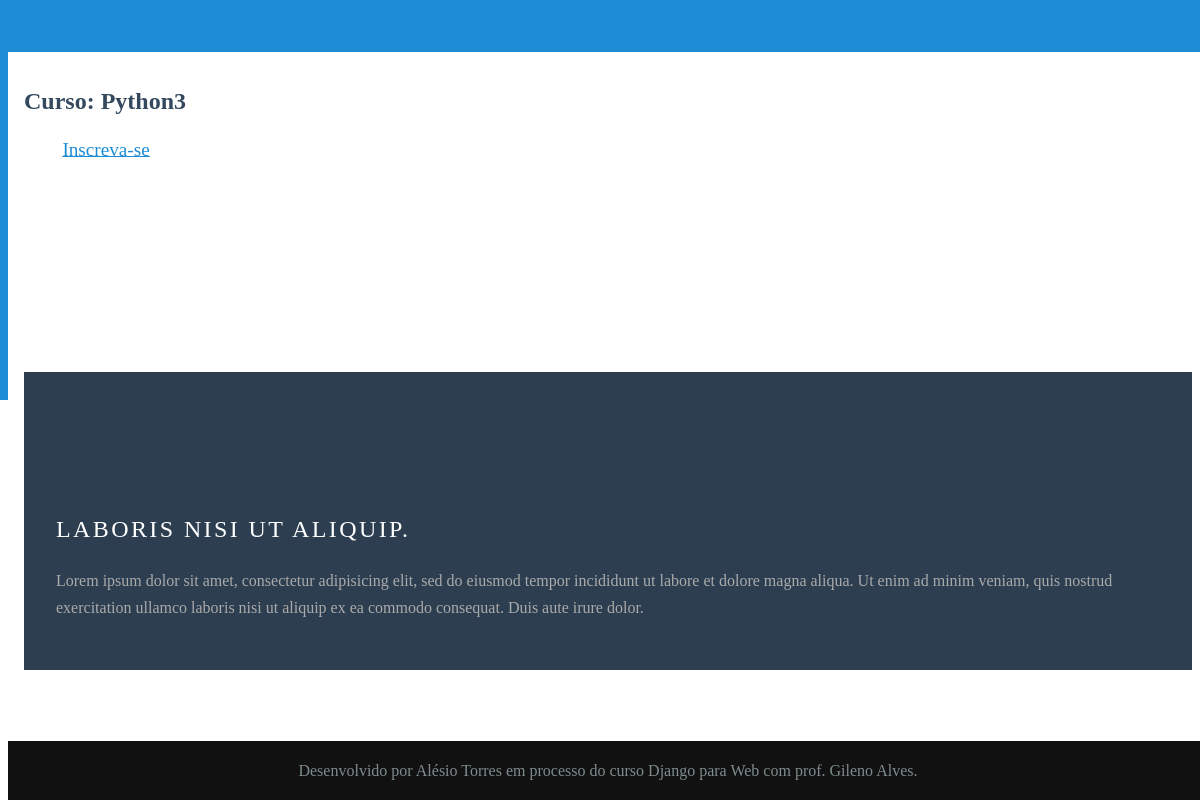
Before: /detail/python3 with the older database file.
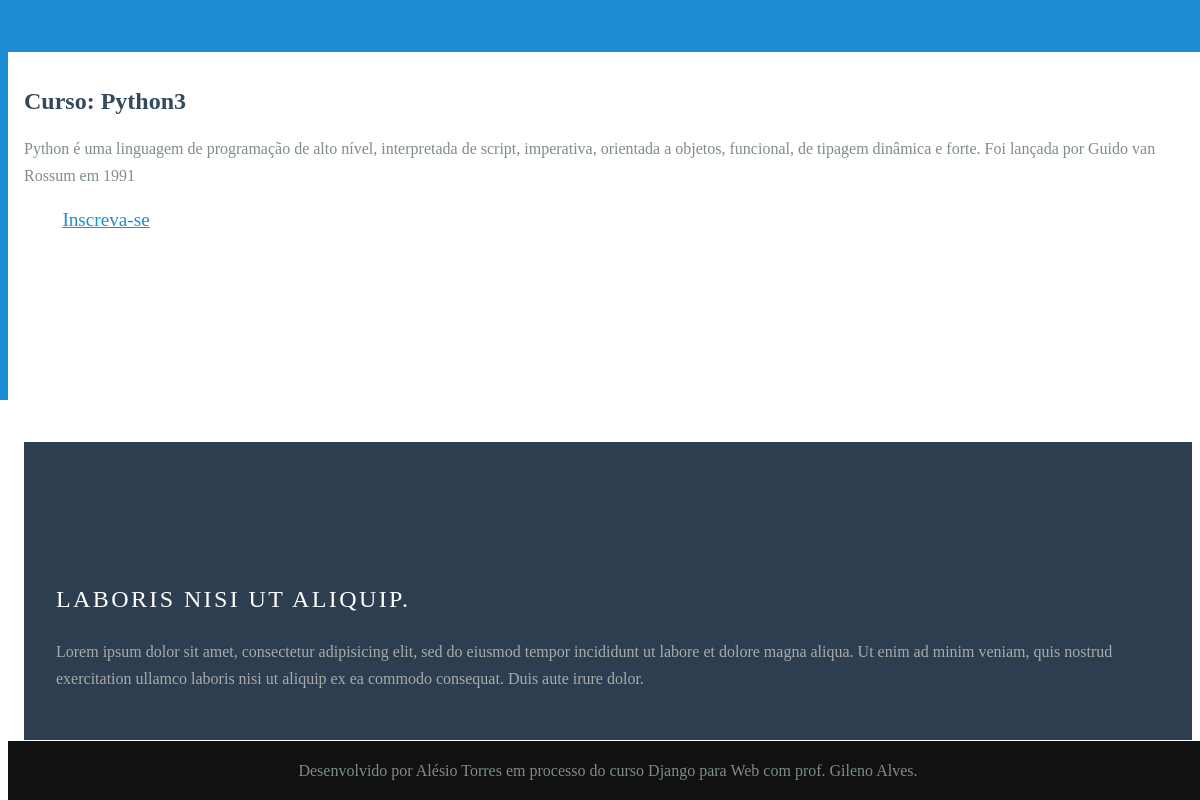
After: the same page with the newer database file.
### curso/models.py (models this page shows, shortened)
class Course(models.Model):
    name = models.CharField('Curso', max_length=100)
    slug = models.SlugField('Atalho')
    description = models.TextField('Descrição', blank=True)
    start_date = models.DateField('Data Início', null=True, blank=True)
    created_date = models.DateTimeField('Criado', default=timezone.now)
    updated_date = models.DateTimeField('Atualizado', auto_now=True)
    image = models.ImageField(upload_to='curso_images', verbose_name='Imagem', blank=True, null=True)
    duration = models.DurationField('Carga horária', blank=True, null=True)
    class Meta:
        verbose_name = 'Curso'
        verbose_name_plural = 'Cursos'

### curso/views.py (the view)
# urls.py: path('detail/<slug:slug>', views.detail, name='detail'),
def detail(request, slug):
    curso = get_object_or_404(Course, slug=slug)
    return render(request, 'curso/detail.html', {'curso': curso})

### curso/templates/curso/detail.html
{% extends 'base.html' %}
{% block content %}
<h2>Curso: {{ curso.name }}</h2>
<div>{{ curso.description|linebreaks }}</div>
<a class="pure-button pure-button-primary" href="{% url 'curso:enrollment' curso.slug %}">Inscreva-se</a>
{% endblock %}

Changed rows visible on the page:
changed Course "Python3": description (not shown) → "Python é uma linguagem de programação de alto nível, interpretada de script, imperativa, orientada a objetos, funcional, de tipagem dinâmica e forte. Foi lançada por Guido van Rossum em 1991"
